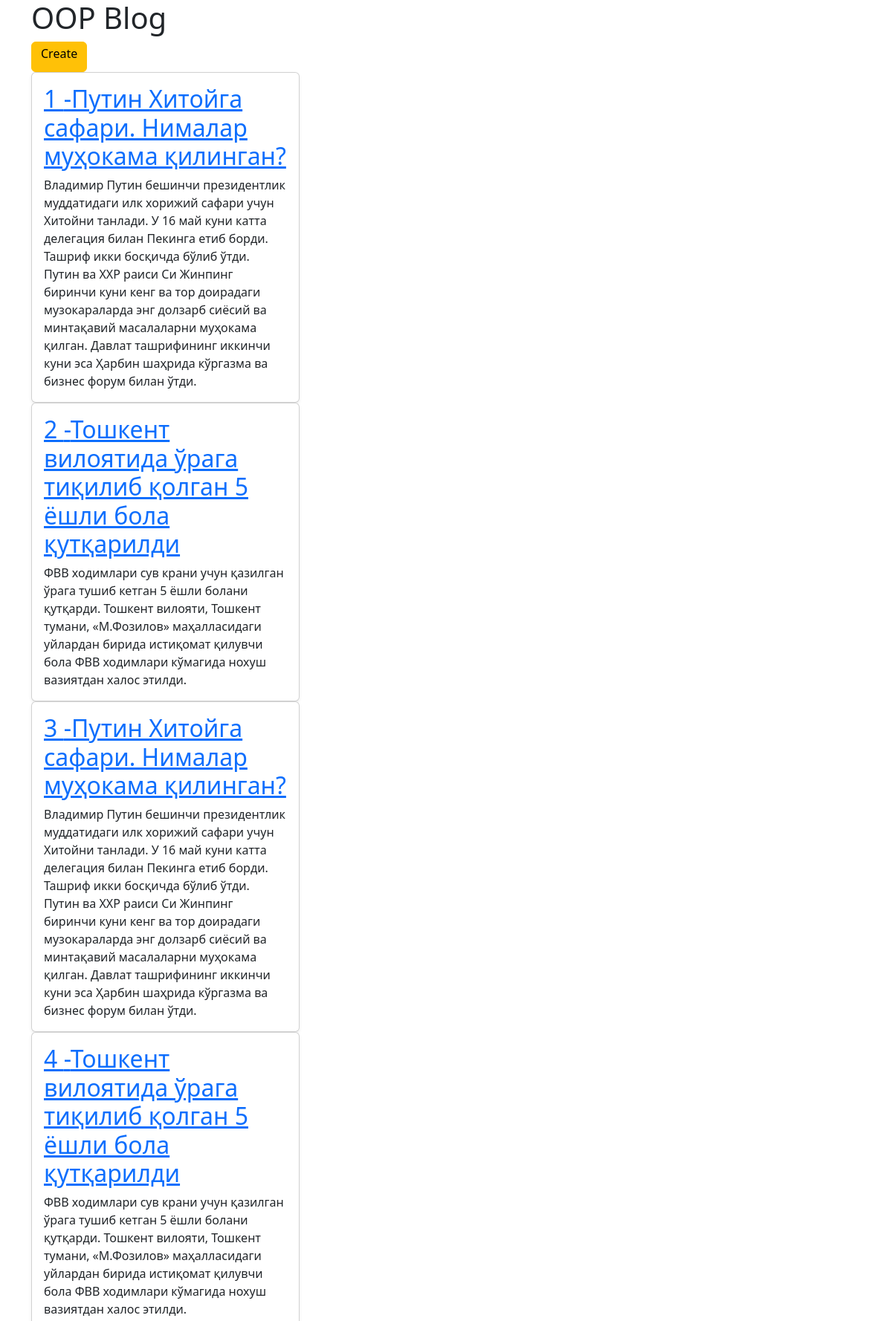
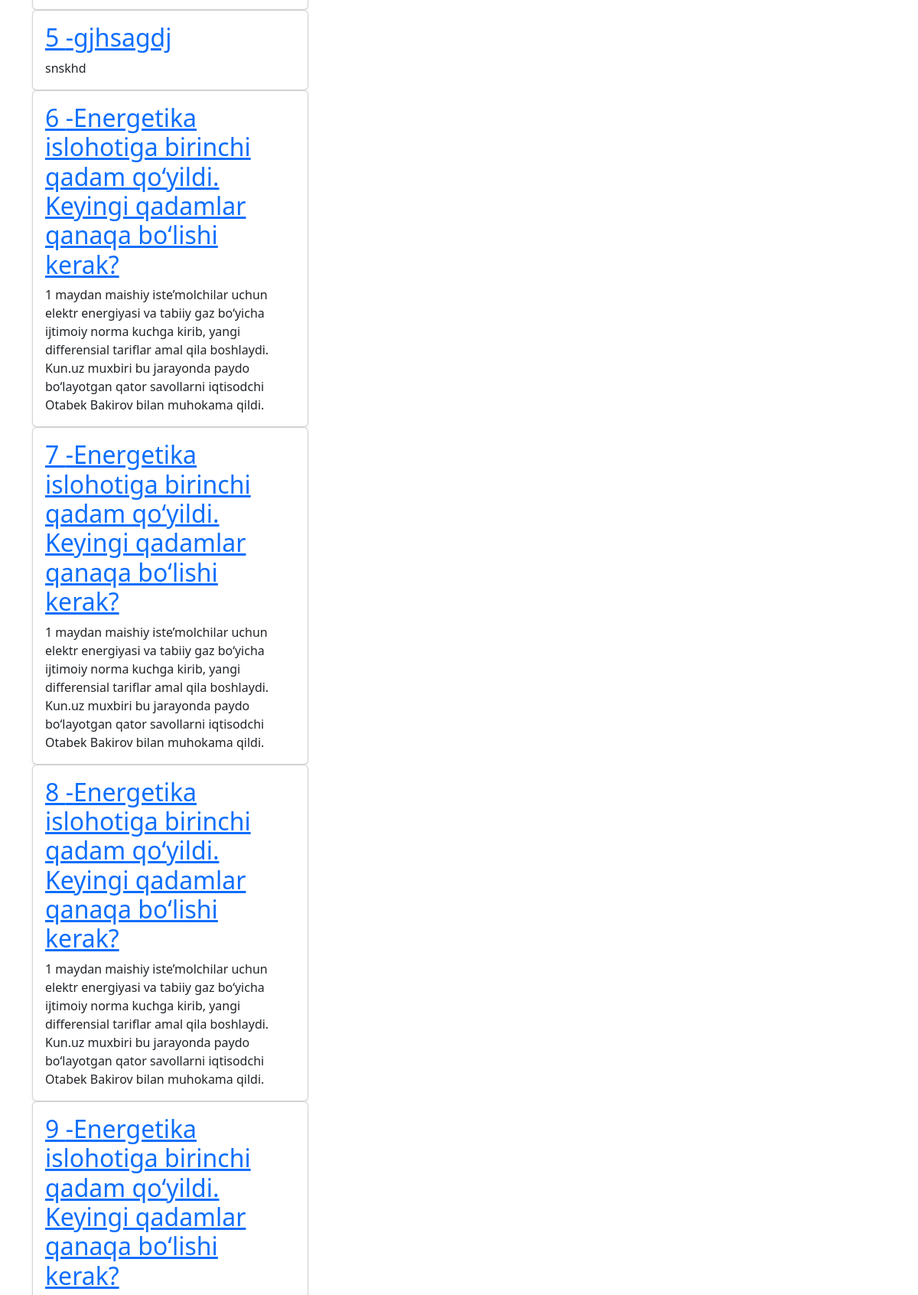
The page / (upper part) on the database its author committed (2 pictures, top to bottom).
### tables this page shows
CREATE TABLE `posts` (
  `id` int(10) UNSIGNED NOT NULL,
  `title` varchar(255) NOT NULL,
  `body` text NOT NULL,
  `create_id` datetime NOT NULL DEFAULT current_timestamp()
);

### src/Post.php (called while the page is built, shortened)
<?php
class Post
{
    public static $pdo;
    public static function getAll()
    {
        $stmt = self::$pdo->prepare("SELECT * FROM posts");
        $stmt->setFetchMode(PDO::FETCH_CLASS, 'Post');
        $stmt->execute();
        $posts = $stmt->fetchAll();
        return $posts;
    }
}

### index.php (the view, shortened to what this page needs)
<?php
$post = Post::getAll();
?>
<!DOCTYPE html>
<html lang="en">
<head>
    <link href="https://cdn.jsdelivr.net/npm/bootstrap@5.3.3/dist/css/bootstrap.min.css" rel="stylesheet">
</head>
<body>
    <div class="container">
        <h1>OOP Blog</h1>
        <a href="create.php">
            <button type="button" class="btn btn-warning rihgt">
                <h6>Create</h6>
            </button>
        </a>
        <div class="row row-cols-1 row-cols-sm-2 row-cols-md-3 g-3">
            <div class="col">
            <?php foreach ($post as $posts) : ?>
                <div class="card shadow-sm">
                    <div class="card-body">
                    <a href="post.php?id=<?= $posts->id ?>">
                            <h2><?= $posts->id . " -" . $posts->title; ?></h2>
                        </a>
                        <p class="card-text"><?= $posts->body; ?></p>
                    </div>
                </div>
                <?php endforeach; ?>
            </div>
        </div>
    </div>
    <link href="https://cdn.jsdelivr.net/npm/bootstrap@5.3.3/dist/css/bootstrap.min.css" rel="stylesheet">
</body>
</html>

### rows shown on the page
posts: id "1", title "Путин Хитойга сафари. Нималар муҳокама қилинган?", body "Владимир Путин бешинчи президентлик муддатидаги илк хорижий сафари учун Хитойни танлади. У 16 май куни катта делегация билан Пекинга етиб борди. Ташриф икки босқичда бўлиб ўтди. Путин ва ХХР раиси Си Жинпинг биринчи куни кенг ва тор доирадаги музокараларда энг долзарб сиёсий ва минтақавий масалаларни муҳокама қилган. Давлат ташрифининг иккинчи куни эса Ҳарбин шаҳрида кўргазма ва бизнес форум билан ўтди."
posts: id "2", title "Тошкент вилоятида ўрага тиқилиб қолган 5 ёшли бола қутқарилди", body "ФВВ ходимлари сув крани учун қазилган ўрага тушиб кетган 5 ёшли болани қутқарди. Тошкент вилояти, Тошкент тумани, «М.Фозилов» маҳалласидаги уйлардан бирида истиқомат қилувчи бола ФВВ ходимлари кўмагида нохуш вазиятдан халос этилди."
posts: id "3", title "Путин Хитойга сафари. Нималар муҳокама қилинган?", body "Владимир Путин бешинчи президентлик муддатидаги илк хорижий сафари учун Хитойни танлади. У 16 май куни катта делегация билан Пекинга етиб борди. Ташриф икки босқичда бўлиб ўтди. Путин ва ХХР раиси Си Жинпинг биринчи куни кенг ва тор доирадаги музокараларда энг долзарб сиёсий ва минтақавий масалаларни муҳокама қилган. Давлат ташрифининг иккинчи куни эса Ҳарбин шаҳрида кўргазма ва бизнес форум билан ўтди."
posts: id "4", title "Тошкент вилоятида ўрага тиқилиб қолган 5 ёшли бола қутқарилди", body "ФВВ ходимлари сув крани учун қазилган ўрага тушиб кетган 5 ёшли болани қутқарди. Тошкент вилояти, Тошкент тумани, «М.Фозилов» маҳалласидаги уйлардан бирида истиқомат қилувчи бола ФВВ ходимлари кўмагида нохуш вазиятдан халос этилди."
posts: id "5", title "gjhsagdj", body "snskhd"
posts: id "6", title "Energetika islohotiga birinchi qadam qo‘yildi. Keyingi qadamlar qanaqa bo‘lishi kerak?", body "1 maydan maishiy iste’molchilar uchun elektr energiyasi va tabiiy gaz bo‘yicha ijtimoiy norma kuchga kirib, yangi differensial tariflar amal qila boshlaydi. Kun.uz muxbiri bu jarayonda paydo bo‘layotgan qator savollarni iqtisodchi Otabek Bakirov bilan muhokama qildi."
posts: id "7", title "Energetika islohotiga birinchi qadam qo‘yildi. Keyingi qadamlar qanaqa bo‘lishi kerak?", body "1 maydan maishiy iste’molchilar uchun elektr energiyasi va tabiiy gaz bo‘yicha ijtimoiy norma kuchga kirib, yangi differensial tariflar amal qila boshlaydi. Kun.uz muxbiri bu jarayonda paydo bo‘layotgan qator savollarni iqtisodchi Otabek Bakirov bilan muhokama qildi."
posts: id "8", title "Energetika islohotiga birinchi qadam qo‘yildi. Keyingi qadamlar qanaqa bo‘lishi kerak?", body "1 maydan maishiy iste’molchilar uchun elektr energiyasi va tabiiy gaz bo‘yicha ijtimoiy norma kuchga kirib, yangi differensial tariflar amal qila boshlaydi. Kun.uz muxbiri bu jarayonda paydo bo‘layotgan qator savollarni iqtisodchi Otabek Bakirov bilan muhokama qildi."
posts: id "9", title "Energetika islohotiga birinchi qadam qo‘yildi. Keyingi qadamlar qanaqa bo‘lishi kerak?"
